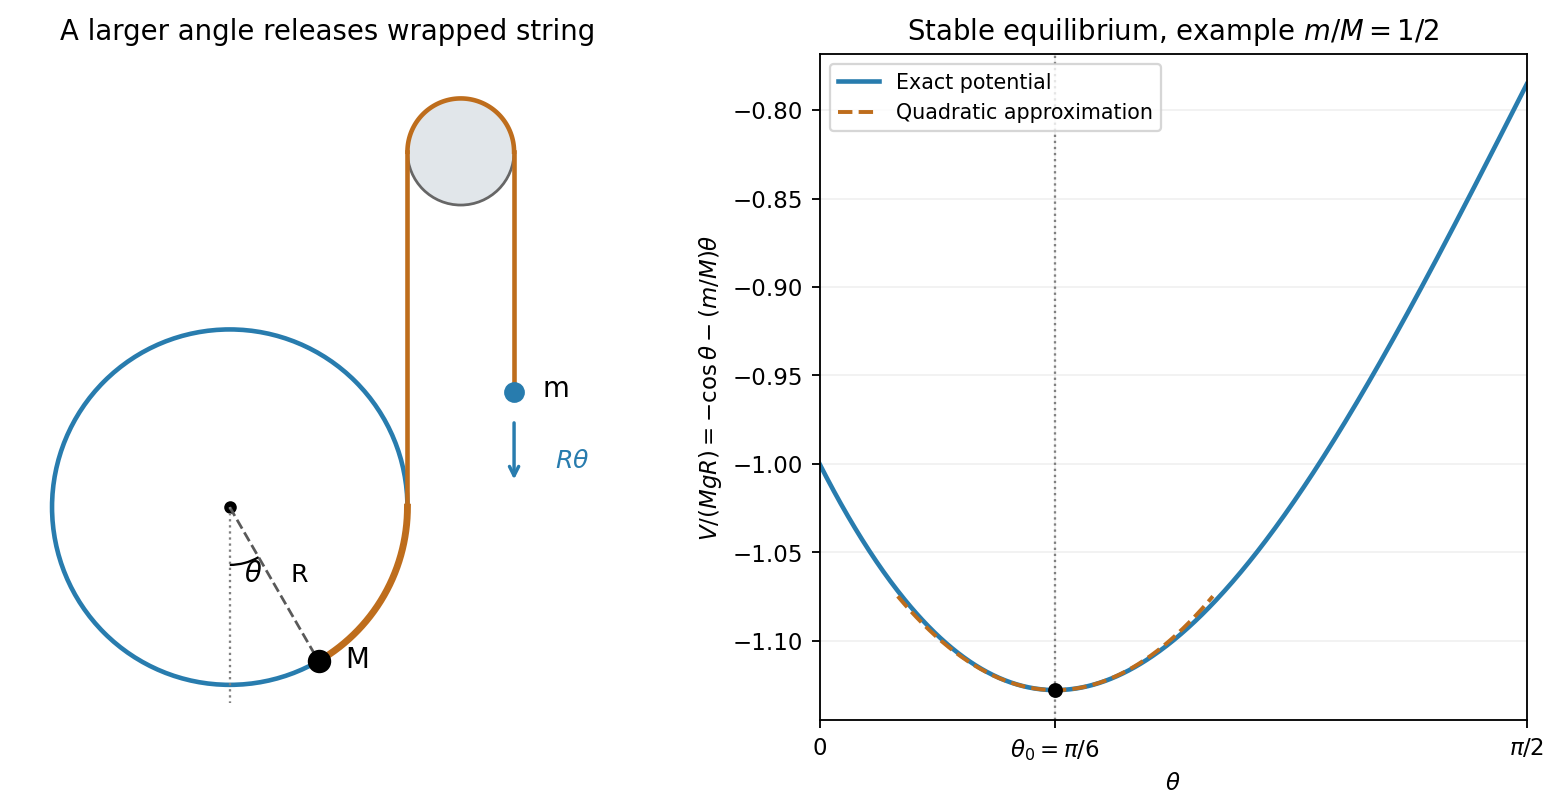

Source code (Python):
"""Original hoop constraint and energy diagram; Python 3.14, NumPy, Matplotlib."""
import numpy as np
import matplotlib

matplotlib.use("Agg")
import matplotlib.pyplot as plt
from matplotlib.patches import Circle, Arc

fig, (geometry, energy) = plt.subplots(1, 2, figsize=(9.6, 4.8), layout="constrained", facecolor="white")
ratio = 0.5
theta0 = np.arcsin(ratio)
geometry.add_patch(Circle((0, 0), 1, fill=False, edgecolor="#287cae", lw=2))
geometry.add_patch(Circle((1.3, 2), 0.3, facecolor="#e1e6ea", edgecolor="0.4", lw=1.2))
arc = np.linspace(theta0, np.pi/2, 150)
geometry.plot(np.sin(arc), -np.cos(arc), color="#be6d1c", lw=3)
geometry.plot([1, 1], [0, 2], color="#be6d1c", lw=2)
pulley_arc = np.linspace(0, np.pi, 100)
geometry.plot(1.3 + 0.3*np.cos(pulley_arc), 2 + 0.3*np.sin(pulley_arc), color="#be6d1c", lw=2)
geometry.plot([1.6, 1.6], [2, 0.65], color="#be6d1c", lw=2)
point = [np.sin(theta0), -np.cos(theta0)]
geometry.plot([0, point[0]], [0, point[1]], "--", color="0.35", lw=1.2)
geometry.plot([0, 0], [0, -1.1], ":", color="0.5", lw=1)
geometry.add_patch(Arc((0, 0), 0.65, 0.65, theta1=-90, theta2=-90+np.rad2deg(theta0), color="black"))
geometry.text(0.08, -0.42, r"$\theta$", fontsize=12)
geometry.text(0.34, -0.42, "R", fontsize=11)
geometry.scatter([0], [0], color="black", s=20)
geometry.scatter([point[0]], [point[1]], color="black", s=85, zorder=5)
geometry.text(point[0]+0.15, point[1]-0.04, "M", fontsize=12)
geometry.scatter([1.6], [0.65], color="#287cae", s=65, zorder=5)
geometry.text(1.76, 0.62, "m", fontsize=12)
geometry.annotate("", (1.6, 0.13), (1.6, 0.5), arrowprops={"arrowstyle":"->", "color":"#287cae", "lw":1.5})
geometry.text(1.83, 0.22, r"$R\theta$", color="#287cae", fontsize=11)
geometry.set(xlim=(-1.2, 2.3), ylim=(-1.2, 2.55), title="A larger angle releases wrapped string")
geometry.set_aspect("equal")
geometry.axis("off")
theta = np.linspace(0, np.pi/2, 600)
v = -np.cos(theta)-ratio*theta
minimum = -np.cos(theta0)-ratio*theta0
energy.plot(theta, v, color="#287cae", lw=2, label="Exact potential")
near = np.linspace(theta0-0.35, theta0+0.35, 200)
energy.plot(near, minimum+0.5*np.cos(theta0)*(near-theta0)**2, "--", color="#be6d1c", lw=1.7, label="Quadratic approximation")
energy.scatter([theta0], [minimum], color="black", s=30, zorder=4)
energy.axvline(theta0, color="0.5", ls=":", lw=1)
energy.set(xlim=(0, np.pi/2), xlabel=r"$\theta$", ylabel=r"$V/(MgR)=-\cos\theta-(m/M)\theta$", title=r"Stable equilibrium, example $m/M=1/2$")
energy.set_xticks([0, theta0, np.pi/2], ["0", r"$\theta_0=\pi/6$", r"$\pi/2$"])
energy.grid(alpha=0.17)
energy.legend(fontsize=9, loc="upper left")
fig.savefig("paper-1-q9-hoop-counterweight.png", dpi=165, facecolor="white", bbox_inches="tight")
plt.close(fig)
